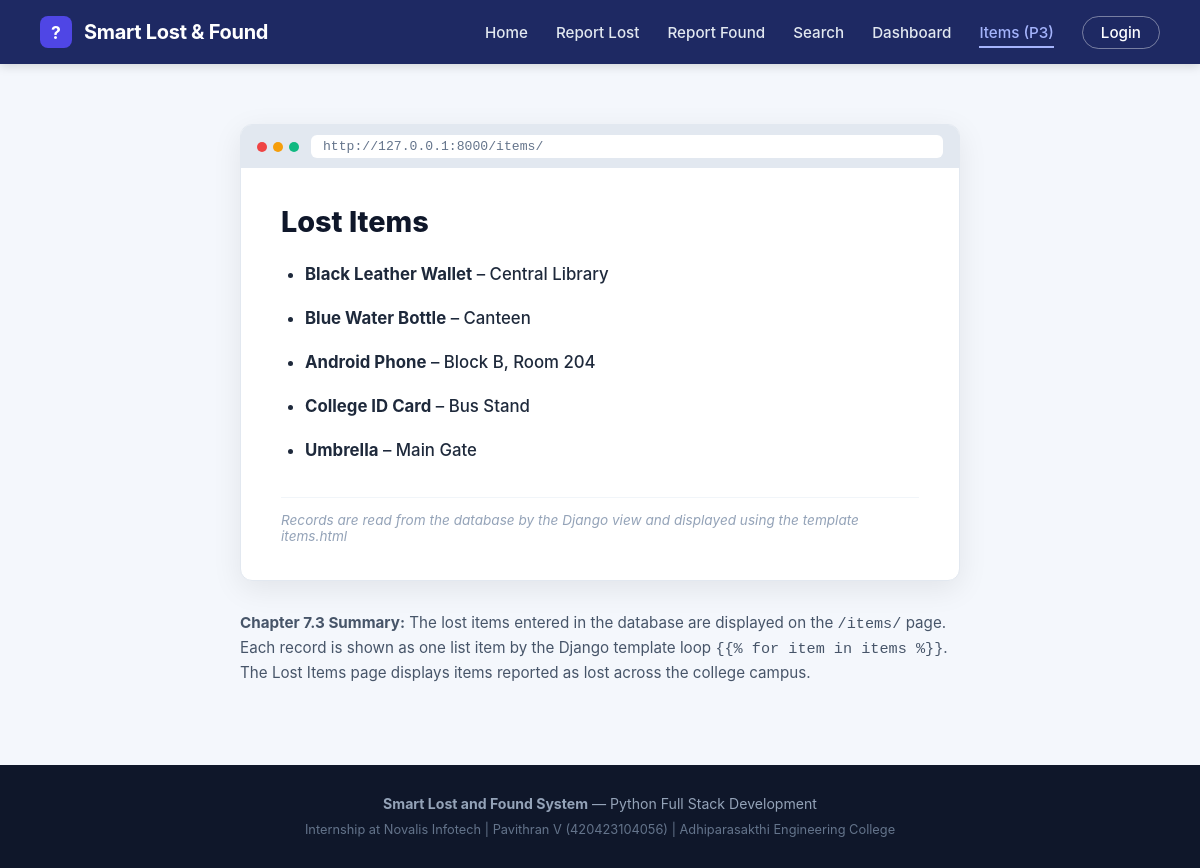
The app's page /items/ with its own data.
### items/models.py (models this page shows, shortened)
class LostItem(models.Model):
    name = models.CharField(max_length=50)
    place = models.CharField(max_length=100)

### items/views.py (the view)
# urls.py: path('items/', views.items_practice, name='items_practice'),
def items_practice(request):
    all_items = LostItem.objects.all()
    if not all_items.exists():
        fallback_list = Item.objects.filter(status='lost')
        return render(request, 'items/items.html', {'items': fallback_list, 'active_tab': 'items_practice'})
    return render(request, 'items/items.html', {'items': all_items, 'active_tab': 'items_practice'})

### items/templates/items/items.html (shortened to what this page needs)
{% extends 'items/base.html' %}
{% load static %}
{% block content %}
<div class="browser-frame">
  <div class="browser-top-bar">
    <div class="browser-dots">
      <span class="dot dot-red"></span>
      <span class="dot dot-yellow"></span>
      <span class="dot dot-green"></span>
    </div>
    <div class="browser-address">http://127.0.0.1:8000/items/</div>
  </div>
  <div class="browser-body">
    <h2 style="font-size: 1.8rem; font-weight: 800; color: #0f172a; margin-bottom: 20px;">Lost Items</h2>
    <ul class="practice-items-list" style="list-style-type: disc; margin-left: 24px;">
      {% for item in items %}
        <li style="margin-bottom: 12px; font-weight: 500; color: #1e293b;">
          <strong>{{ item.name }}</strong> &ndash; {{ item.place }}
        </li>
      {% empty %}
        <li>Black Leather Wallet - Central Library</li>
        <li>Blue Water Bottle - Canteen</li>
        <li>Android Phone - Block B, Room 204</li>
        <li>College ID Card - Bus Stand</li>
        <li>Umbrella - Main Gate</li>
      {% endfor %}
    </ul>
    <p class="practice-note">
      Records are read from the database by the Django view and displayed using the template items.html
    </p>
  </div>
</div>
<div style="max-width: 720px; margin: 20px auto; color: #475569; font-size: 0.95rem; line-height: 1.6;">
  <p>
    <strong>Chapter 7.3 Summary:</strong> The lost items entered in the database are displayed on the <code>/items/</code> page. Each record is shown as one list item by the Django template loop <code>{% templatetag openvariable %}% for item in items %{% templatetag closevariable %}</code>. The Lost Items page displays items reported as lost across the college campus.
  </p>
</div>
{% endblock %}

### static/css/style.css (style rules this page uses)
:root { --bg: #f4f7fc; --primary: #4f46e5; --primary-hover: #4338ca; --dark: #1e2963; --dark-hover: #17204f; --text: #1e293b; --text-muted: #64748b; --text-light: #e2e8f0; --active-link: #a5b4fc; --border: #cbd5e1; --card-bg: #ffffff; --lost-bg: #fee2e2; --lost-color: #ef4444; --found-bg: #dcfce7; --found-color: #16a34a; --claimed-bg: #f1f5f9; --claimed-color: #64748b; --match-bg: #eef2ff; --match-border: #c7d2fe; --match-text: #3730a3; --success-bg: #ecfdf5; --success-border: #a7f3d0; --success-text: #047857; }
* { margin: 0; padding: 0; box-sizing: border-box; }
body { background: var(--bg); color: var(--text); font-family: -apple-system, BlinkMacSystemFont, "Segoe UI", Roboto, "Helvetica Neue", Arial, sans-serif; min-height: 100vh; display: flex; flex-direction: column; }
.browser-frame { max-width: 720px; margin: 30px auto; background: #ffffff; border-radius: 12px; overflow: hidden; box-shadow: 0 8px 30px rgba(0, 0, 0, 0.08); border: 1px solid #e2e8f0; }
.browser-top-bar { background: #e2e8f0; padding: 10px 16px; display: flex; align-items: center; gap: 12px; }
.browser-dots { display: flex; gap: 6px; }
.dot { width: 10px; height: 10px; border-radius: 50%; }
.dot-red { background: #ef4444; }
.dot-yellow { background: #f59e0b; }
.dot-green { background: #10b981; }
.browser-address { flex: 1; background: #ffffff; border-radius: 6px; padding: 4px 12px; font-size: 0.82rem; color: #64748b; font-family: monospace; }
.browser-body { padding: 36px 40px; }
.practice-items-list { margin: 20px 0 24px 20px; line-height: 1.9; font-size: 1.05rem; }
.practice-note { color: #94a3b8; font-size: 0.85rem; font-style: italic; margin-top: 30px; border-top: 1px solid #f1f5f9; padding-top: 14px; }

### records on screen
LostItem: name "Black Leather Wallet", place "Central Library"
LostItem: name "Blue Water Bottle", place "Canteen"
LostItem: name "Android Phone", place "Block B, Room 204"
LostItem: name "College ID Card", place "Bus Stand"
LostItem: name "Umbrella", place "Main Gate"
